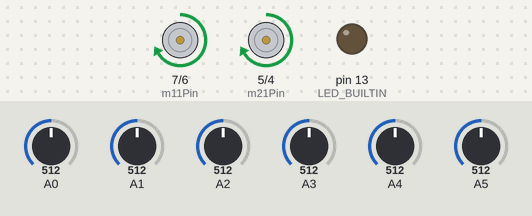
Recording of a sketch running on a simulated Arduino Uno, built with avr-gcc and run on an emulated ATmega328P. Parts: motor-driver pin pairs drawn as motors (green arrow = first pin HIGH = forward, orange = second pin HIGH = backward, longer = more drive, scaled by the enable pin), output pins drawn as LEDs (lit = HIGH). The test bench sets the inputs (shaded band); at power-on: A3 = 512, A5 = 512, A4 = 512, A0 = 512, A1 = 512, A2 = 512.

Above: at 13.1 s.
13.2 s: A3 set to 496
At 14.2 s:
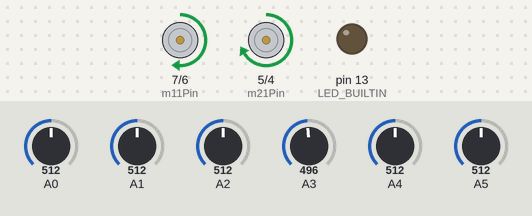
14.7 s: A5 set to 251
16.2 s: A5 set to 219
At 17.4 s:
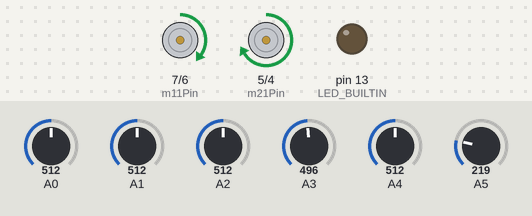
17.7 s: A4 set to 203
19.2 s: A4 set to 182
At 19.9 s:
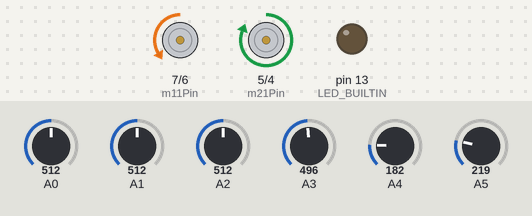
20.7 s: A0 set to 390
At 21.1 s:
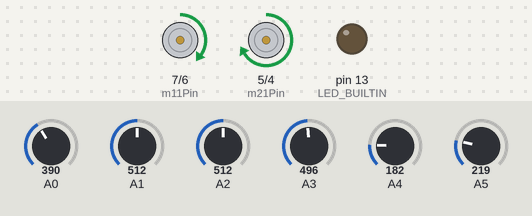
Timing chart, 0 to 23.2 s (numbered marks = the images above; inputs shaded):
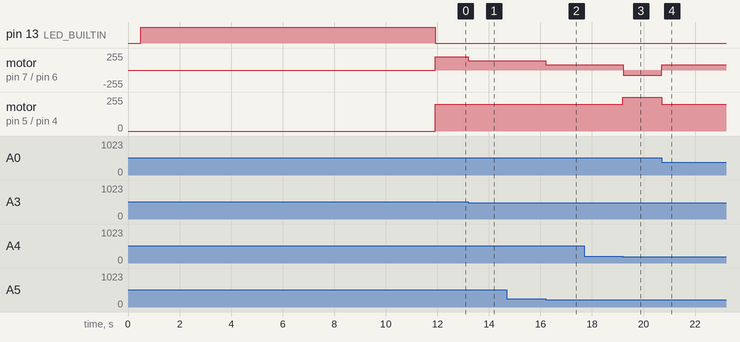

Measured:
- the behaviour switches between 512 and 511 on A3 (found by bisection; images 0 and 1)
- the behaviour switches between 238 and 237 on A5 (found by bisection; images 1 and 2)
- the behaviour switches between 192 and 191 on A4 (found by bisection; images 2 and 3)
- after the input at 13.2 s, motor on pin 7 (m11Pin) / pin 6 (m12Pin): forward 200/255 → forward 140/255 at once
- after the input at 14.7 s, every drawn part: stays the same
- after the input at 16.2 s, motor on pin 7 (m11Pin) / pin 6 (m12Pin): forward 140/255 → forward 80/255 at once
- after the input at 17.7 s, every drawn part: stays the same
- after the input at 19.2 s, motor on pin 7 (m11Pin) / pin 6 (m12Pin): forward 80/255 → backward 75/255 at once; motor on pin 5 (m21Pin) / pin 4 (m22Pin): forward 200/255 → forward 255/255 at once
- after the input at 20.7 s, motor on pin 7 (m11Pin) / pin 6 (m12Pin): backward 75/255 → forward 80/255 at once; motor on pin 5 (m21Pin) / pin 4 (m22Pin): forward 255/255 → forward 200/255 at once

The sketch:

LineFollower.ino
```cpp
#include <QTRSensors.h>
const int m11Pin = 7;
const int m12Pin = 6;
const int m21Pin = 5;
const int m22Pin = 4;

const int m1Enable = 11;
const int m2Enable = 10;

int m1Speed = 0;
int m2Speed = 0;

// increase kp’s value and see what happenss
float kp = 40;
float ki = 0;
float kd = 90;

int p = 1;
int i = 0;
int d = 0;

int error = 0;
int lastError = 0;

const int minError = -10;
const int maxError = 10;

const int minCalibError = -50;
const int maxCalibError = 50;

const int maxSpeed = 255;
const int minSpeed = -255;
const int baseSpeed = 200;

QTRSensors qtr;

const int sensorCount = 6;
int sensorValues[sensorCount];
int sensors[sensorCount] = { 0, 0, 0, 0, 0, 0 };
void setup() {
  // pinMode setup
  pinMode(m11Pin, OUTPUT);
  pinMode(m12Pin, OUTPUT);
  pinMode(m21Pin, OUTPUT);
  pinMode(m22Pin, OUTPUT);
  pinMode(m1Enable, OUTPUT);
  pinMode(m2Enable, OUTPUT);

  qtr.setTypeAnalog();
  qtr.setSensorPins((const uint8_t[]){ A0, A1, A2, A3, A4, A5 },
                    sensorCount);

  delay(500);
  pinMode(LED_BUILTIN, OUTPUT);
  digitalWrite(LED_BUILTIN, HIGH);  // turn on Arduino's LED to indicate we are in calibration mode

  for (uint16_t i = 0; i < 400; i++) {
    qtr.calibrate();
    int error = map(qtr.readLineBlack(sensorValues), 0, 5000, minCalibError, maxCalibError);

    if (error < minCalibError + 1) {
      setMotorSpeed(minSpeed, maxSpeed);
    } else if (error > maxCalibError - 1) {
      setMotorSpeed(maxSpeed, minSpeed);
    }
  }

  digitalWrite(LED_BUILTIN, LOW);
  Serial.begin(9600);
}

void loop() {
  // inefficient code, written in loop. You must create separate functions
  int error = map(qtr.readLineBlack(sensorValues), 0, 5000, minError, maxError);

  p = error;
  i = i + error;
  d = error - lastError;

  int motorSpeed = kp * p + ki * i + kd * d;  // = error in this case

  m1Speed = baseSpeed;
  m2Speed = baseSpeed;
  // a bit counter intuitive because of the signs
  // basically in the first if, you substract the error from m1Speed (you add the negative)
  // in the 2nd if you add the error to m2Speed (you substract thenegative)
  // it's just the way the values of the sensors and/or motors lined up

  if (error < 0) {
    if (error > -3) {
      kd = 0;
      kp = 60;
      m1Speed += motorSpeed;
    } else {
      kd = 40;
      kp = 90;
      m2Speed -= motorSpeed;
      m1Speed += motorSpeed;
    }

  } else if (error > 0) {
    if (error < 3) {
      kd = 0;
      kp = 60;
      m1Speed += motorSpeed;
    } else {
      kd = 40;
      kp = 90;
      m2Speed -= motorSpeed;
      m1Speed += motorSpeed;
    }
  }
  // make sure it doesn't go past limits. You can use -255 instead of 0 ifcalibrated programmed properly.
  // making sure we don't go out of bounds
  // maybe the lower bound should be negative, instead of 0? This of what happens when making a steep turn
  m1Speed = constrain(m1Speed, -75, maxSpeed);
  m2Speed = constrain(m2Speed, -75, maxSpeed);
  setMotorSpeed(m1Speed, m2Speed);
  // DEBUGGING
  // Serial.print("Error: ");
  // Serial.println(error);
  // Serial.print("M1 speed: ");
  // Serial.println(m1Speed);
  //
  // Serial.print("M2 speed: ");
  // Serial.println(m2Speed);
  //
  // delay(250);
}

int calculateError() {
  return map(qtr.readLineBlack(sensorValues), 0, 5000, minError, maxError);
}

// calculate PID value based on error, kp, kd, ki, p, i and d.
void pidControl(float kp, float ki, float kd) {
  // TODO
}
// each arguments takes values between -255 and 255. The negative values represent the motor speed in reverse.
void setMotorSpeed(int motor1Speed, int motor2Speed) {
  // remove comment if any of the motors are going in reverse
  // motor1Speed = -motor1Speed;
  // motor2Speed = -motor2Speed;
  if (motor1Speed == 0) {
    digitalWrite(m11Pin, LOW);
    digitalWrite(m12Pin, LOW);
    analogWrite(m1Enable, motor1Speed);
  } else {
    if (motor1Speed > 0) {
      digitalWrite(m11Pin, HIGH);
      digitalWrite(m12Pin, LOW);
      analogWrite(m1Enable, motor1Speed);
    }
    if (motor1Speed < 0) {
      digitalWrite(m11Pin, LOW);
      digitalWrite(m12Pin, HIGH);
      analogWrite(m1Enable, -motor1Speed);
    }
  }
  if (motor2Speed == 0) {
    digitalWrite(m21Pin, LOW);
    digitalWrite(m22Pin, LOW);
    analogWrite(m2Enable, motor2Speed);
  } else {
    if (motor2Speed > 0) {
      digitalWrite(m21Pin, HIGH);
      digitalWrite(m22Pin, LOW);
      analogWrite(m2Enable, motor2Speed);
    }
    if (motor2Speed < 0) {
      digitalWrite(m21Pin, LOW);
      digitalWrite(m22Pin, HIGH);
      analogWrite(m2Enable, -motor2Speed);
    }
  }
}
```
